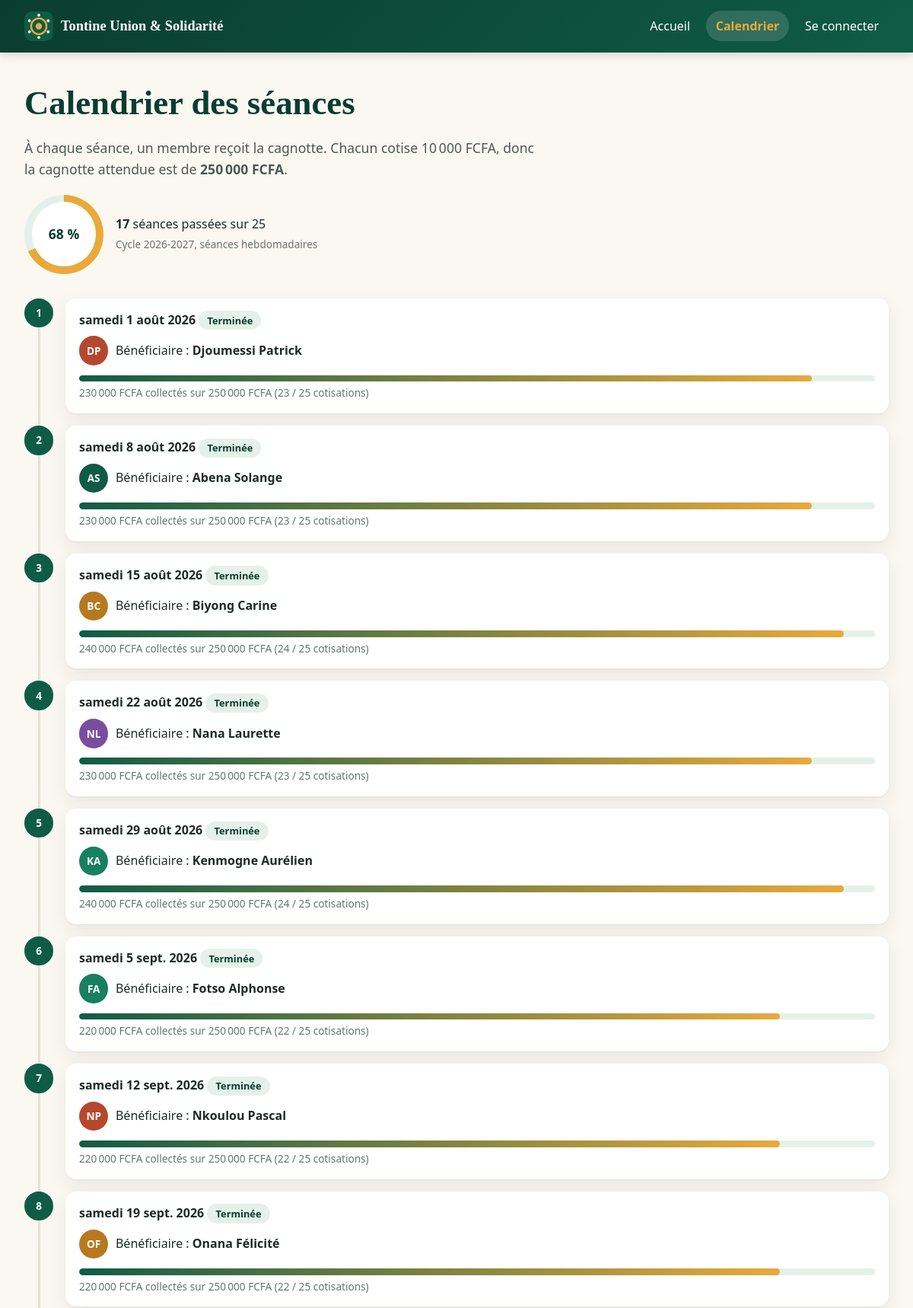
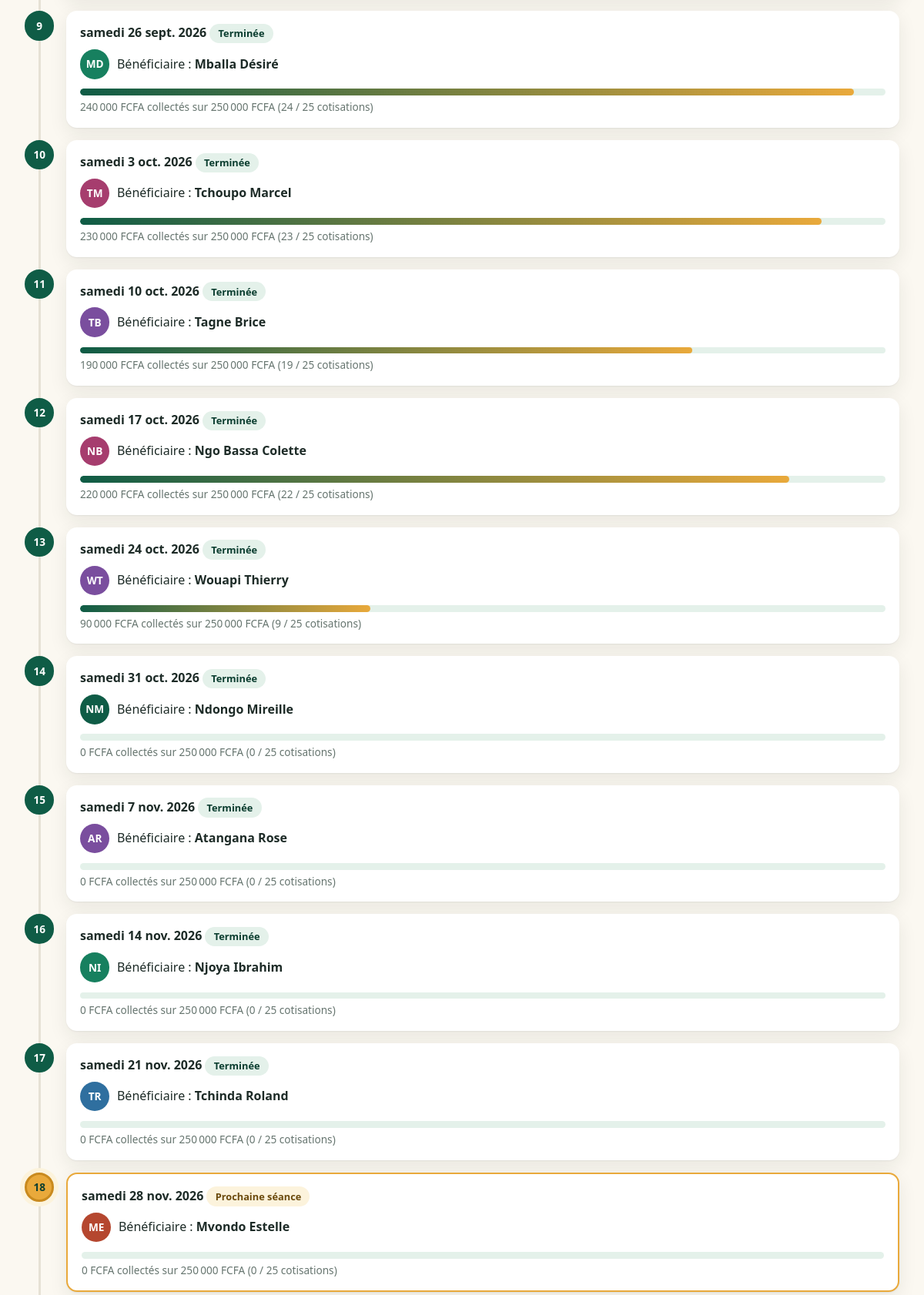
The app's page /calendrier (upper part) with its own data (2 pictures, top to bottom).
### tables this page shows
CREATE TABLE cycles (
    id INTEGER PRIMARY KEY AUTOINCREMENT,
    nom TEXT NOT NULL,
    montant_cotisation INTEGER NOT NULL CHECK (montant_cotisation > 0),
    periodicite TEXT NOT NULL CHECK (periodicite IN ('hebdomadaire', 'mensuelle')),
    date_debut TEXT NOT NULL
);

CREATE TABLE seances (
    id INTEGER PRIMARY KEY AUTOINCREMENT,
    cycle_id INTEGER NOT NULL REFERENCES cycles(id) ON DELETE CASCADE,
    numero INTEGER NOT NULL CHECK (numero >= 1),
    date TEXT NOT NULL,
    beneficiaire_id INTEGER REFERENCES membres(id),
    montant_total INTEGER NOT NULL DEFAULT 0 CHECK (montant_total >= 0),
    UNIQUE (cycle_id, numero),
    UNIQUE (cycle_id, beneficiaire_id)
);

CREATE TABLE membres (
    id INTEGER PRIMARY KEY AUTOINCREMENT,
    nom TEXT NOT NULL CHECK (length(nom) >= 3),
    telephone TEXT NOT NULL UNIQUE
        CHECK (telephone GLOB '6[0-9][0-9][0-9][0-9][0-9][0-9][0-9][0-9]'),
    date_adhesion TEXT NOT NULL,
    empreinte TEXT NOT NULL,
    role TEXT NOT NULL DEFAULT 'membre'
        CHECK (role IN ('membre', 'tresorier', 'president')),
    actif INTEGER NOT NULL DEFAULT 1 CHECK (actif IN (0, 1))
);

### app.py (the view)
@app.route("/calendrier")
def calendrier():
    _, etat = charger_etat()
    return render_template("calendrier.html", etat=etat)

### app.py (called while the page is built, shortened)
def get_db():
    if "db" not in g:
        g.db = sqlite3.connect(BASE)
        g.db.row_factory = sqlite3.Row
        g.db.execute("PRAGMA foreign_keys = ON")
    return g.db

@app.teardown_appcontext
def fermer_db(exception):
    db = g.pop("db", None)
    if db is not None:
        db.close()

@app.template_filter("fcfa")
def filtre_fcfa(valeur):
    return f"{int(valeur or 0):,}".replace(",", "\u202f") + "\u00a0FCFA"

@app.template_filter("date_fr")
def filtre_date(iso, long=False):
    if not iso:
        return "—"
    d = date.fromisoformat(iso)
    court = f"{d.day} {MOIS[d.month - 1]} {d.year}"
    return f"{JOURS[d.weekday()]} {court}" if long else court

@app.template_filter("initiales")
def filtre_initiales(nom):
    mots = [m for m in (nom or "?").split() if m]
    return (mots[0][0] + (mots[1][0] if len(mots) > 1 else "")).upper()

@app.template_filter("couleur")
def filtre_couleur(nom):
    return PALETTE[sum(ord(c) for c in (nom or "")) % len(PALETTE)]

@app.context_processor
def contexte_global():
    u = session.get("utilisateur")
    nb_demandes = 0
    return {
        "association": NOM_ASSOCIATION,
        "utilisateur": u,
        "peut_gerer": bool(u and u["role"] in GESTION),
        "peut_consulter": bool(u and u["role"] in CONSULTATION),
        "MODES": MODES, "MOTIFS": MOTIFS, "ROLES": ROLES,
        "aujourdhui": date.today().isoformat(),
        "nb_demandes": nb_demandes,
    }

@app.before_request
def verifier_csrf():
    if request.method == "POST":
        envoye = request.form.get("csrf_token") or request.headers.get("X-CSRF-Token", "")
        if not envoye or not secrets.compare_digest(envoye, session.get("csrf", "")):
            abort(400)

@app.after_request
def entetes_securite(reponse):
    reponse.headers["X-Content-Type-Options"] = "nosniff"
    reponse.headers["X-Frame-Options"] = "SAMEORIGIN"
    reponse.headers["Referrer-Policy"] = "same-origin"
    return reponse

def cycle_courant(db):
    return db.execute(
        "SELECT * FROM cycles ORDER BY date_debut DESC, id DESC LIMIT 1").fetchone()

def charger_etat():
    db = get_db()
    cycle = cycle_courant(db)
    if cycle is None:
        abort(503)
    return db, etat_cycle(db, cycle)

### templates/calendrier.html (shortened to what this page needs)
{% extends "base.html" %}
{% from "macros.html" import avatar %}
{% block contenu %}
<h1>Calendrier des séances</h1>
<p class="lead">À chaque séance, un membre reçoit la cagnotte. Chacun cotise {{ etat.montant|fcfa }},
    donc la cagnotte attendue est de <strong>{{ etat.attendu|fcfa }}</strong>.</p>
<div class="resume-cycle">
    <div class="anneau" style="--p: {{ etat.kpi.progression }}" role="img"
         aria-label="Cycle terminé à {{ etat.kpi.progression }} pour cent">
        <span>{{ etat.kpi.progression }} %</span>
    </div>
    <p><strong>{{ etat.kpi.seances_passees }}</strong> séances passées sur {{ etat.kpi.seances_total }}<br>
       <span class="petit">{{ etat.cycle.nom }}, séances {{ etat.cycle.periodicite }}s</span></p>
</div>
<ol class="chrono">
    {% for s in etat.seances %}
    <li class="seance {{ s.statut }}">
        <span class="pastille">{{ s.numero }}</span>
        <div class="seance-carte">
            <p class="seance-date">
                {{ s.date|date_fr(true) }}
                {% if s.statut == 'prochaine' %}<span class="badge or">Prochaine séance</span>
                {% elif s.passee %}<span class="badge ok">Terminée</span>{% endif %}
            </p>
            {% if s.beneficiaire_nom %}
            <p class="beneficiaire">{{ avatar(s.beneficiaire_nom) }}
                <span>Bénéficiaire : <strong>{{ s.beneficiaire_nom }}</strong></span></p>
            {% else %}
            <p class="beneficiaire a-designer">Bénéficiaire pas encore désigné</p>
            {% endif %}
            <div class="barre" role="img" aria-label="{{ s.taux }} pour cent collectés"><span style="width: {{ s.taux }}%"></span></div>
            <p class="petit">{{ s.collecte|fcfa }} collectés sur {{ s.attendu|fcfa }}
                ({{ s.nb_payes }} / {{ s.nb_attendus }} cotisations)</p>
        </div>
    </li>
    {% endfor %}
</ol>
{% endblock %}

### templates/macros.html
{% macro avatar(nom, classe="") %}<span class="avatar {{ classe }}" style="--c: {{ nom|couleur }}" aria-hidden="true">{{ nom|initiales }}</span>{% endmacro %}

### static/css/style.css (style rules this page uses)
:root { --vert: #0F5C46; --vert-fonce: #0A3D2F; --vert-clair: #E4F1EA; --or: #E9A93B; --or-fonce: #C98A1E; --or-clair: #FCF3DC; --terre: #B5472F; --terre-clair: #FBE6E1; --creme: #FBF8F1; --encre: #1D2B27; --ligne: #E6E1D5; --rayon: 14px; --ombre: 0 1px 2px rgba(20, 40, 30, .06), 0 8px 24px rgba(20, 40, 30, .08); }
*, *::before, *::after { box-sizing: border-box; }
body { margin: 0; min-height: 100vh; display: flex; flex-direction: column; font-family: system-ui, -apple-system, "Segoe UI", Roboto, Arial, sans-serif; line-height: 1.6; color: var(--encre); background: var(--creme); }
h1, h2, h3 { font-family: Georgia, "Times New Roman", serif; color: var(--vert-fonce); line-height: 1.2; }
h1 { font-size: 1.9rem; margin: .5rem 0 1rem; }
@media (min-width: 768px) { h1 { font-size: 2.4rem; } }
@media (min-width: 992px) { h1 { font-size: 2.8rem; } }
.lead { font-size: 1.1rem; color: #4A5A54; max-width: 42rem; }
.petit { margin: .25rem 0 0; font-size: .85rem; color: #66756F; }
.avatar { flex: none; display: inline-grid; place-items: center; width: 2.4rem; height: 2.4rem; border-radius: 50%; background: var(--c, var(--vert)); color: #fff; font-size: .85rem; font-weight: 700; }
.badge { display: inline-block; padding: .15rem .7rem; border-radius: 999px; font-size: .8rem; font-weight: 600; background: #EEE; color: #444; }
.badge.ok { background: var(--vert-clair); color: var(--vert-fonce); }
.badge.or { background: var(--or-clair); color: #6B4A0C; }
.barre { height: .55rem; border-radius: 999px; background: var(--vert-clair); overflow: hidden; }
.barre > span { display: block; height: 100%; border-radius: 999px; background: linear-gradient(90deg, var(--vert), var(--or)); }
.anneau { --p: 0; position: relative; flex: none; display: grid; place-items: center; width: 6.5rem; aspect-ratio: 1; border-radius: 50%; background: conic-gradient(var(--or) calc(var(--p) * 1%), var(--vert-clair) 0); }
.anneau::before { content: ""; position: absolute; inset: .6rem; border-radius: 50%; background: #fff; }
.anneau span { position: relative; font-size: 1.1rem; font-weight: 700; color: var(--vert-fonce); }
.resume-cycle { display: flex; align-items: center; gap: 1rem; margin: 1.2rem 0 2rem; }
.resume-cycle p { margin: 0; }
.chrono { position: relative; margin: 0; padding: 0; list-style: none; }
.chrono::before { content: ""; position: absolute; top: .5rem; bottom: .5rem; left: 1.1rem; width: 3px; background: var(--ligne); }
.seance { position: relative; display: flex; gap: 1rem; margin-bottom: 1rem; }
.pastille { z-index: 1; flex: none; display: grid; place-items: center; width: 2.4rem; height: 2.4rem; border: 3px solid var(--ligne); border-radius: 50%; background: #fff; font-size: .85rem; font-weight: 700; }
.seance.passee .pastille { background: var(--vert); border-color: var(--vert); color: #fff; }
.seance.prochaine .pastille { background: var(--or); border-color: var(--or-fonce); color: var(--vert-fonce); box-shadow: 0 0 0 6px var(--or-clair); }
.seance-carte { flex: 1; min-width: 0; padding: 1rem 1.1rem; background: #fff; border-radius: var(--rayon); box-shadow: var(--ombre); }
.seance.prochaine .seance-carte { border: 2px solid var(--or); }
.seance-date { margin: 0 0 .5rem; font-weight: 600; }
.beneficiaire { display: flex; align-items: center; gap: .6rem; margin: .3rem 0 .8rem; }
@media (min-width: 768px) { .chrono::before { left: 1.15rem; } }
html { scroll-behavior: smooth; }
.carte, .kpi, .seance-carte, .carte-connexion, .connexion-visuel { animation: apparition .5s ease both; }

### records on screen
cycles: montant|fcfa "10 000 FCFA", cycle.nom "Cycle 2026-2027", cycle.periodicite "hebdomadaire"
seances: numero "1", date "samedi 1 août 2026", shows "Terminée", beneficiaire_nom "Djoumessi Patrick", {{ s.taux }} 92 (drawn), collecte|fcfa "230 000 FCFA", attendu|fcfa "250 000 FCFA", nb_payes "23", nb_attendus "25"
membres: nom "DP"
seances: numero "2", date "samedi 8 août 2026", shows "Terminée", beneficiaire_nom "Abena Solange", {{ s.taux }} 92 (drawn), collecte|fcfa "230 000 FCFA", attendu|fcfa "250 000 FCFA", nb_payes "23", nb_attendus "25"
membres: nom "AS"
seances: numero "3", date "samedi 15 août 2026", shows "Terminée", beneficiaire_nom "Biyong Carine", {{ s.taux }} 96 (drawn), collecte|fcfa "240 000 FCFA", attendu|fcfa "250 000 FCFA", nb_payes "24", nb_attendus "25"
membres: nom "BC"
seances: numero "4", date "samedi 22 août 2026", shows "Terminée", beneficiaire_nom "Nana Laurette", {{ s.taux }} 92 (drawn), collecte|fcfa "230 000 FCFA", attendu|fcfa "250 000 FCFA", nb_payes "23", nb_attendus "25"
membres: nom "NL"
seances: numero "5", date "samedi 29 août 2026", shows "Terminée", beneficiaire_nom "Kenmogne Aurélien", {{ s.taux }} 96 (drawn), collecte|fcfa "240 000 FCFA", attendu|fcfa "250 000 FCFA", nb_payes "24", nb_attendus "25"
membres: nom "KA"
seances: numero "6", date "samedi 5 sept. 2026", shows "Terminée", beneficiaire_nom "Fotso Alphonse", {{ s.taux }} 88 (drawn), collecte|fcfa "220 000 FCFA", attendu|fcfa "250 000 FCFA", nb_payes "22", nb_attendus "25"
membres: nom "FA"
seances: numero "7", date "samedi 12 sept. 2026", shows "Terminée", beneficiaire_nom "Nkoulou Pascal", {{ s.taux }} 88 (drawn), collecte|fcfa "220 000 FCFA", attendu|fcfa "250 000 FCFA", nb_payes "22", nb_attendus "25"
membres: nom "NP"
seances: numero "8", date "samedi 19 sept. 2026", shows "Terminée", beneficiaire_nom "Onana Félicité", {{ s.taux }} 88 (drawn), collecte|fcfa "220 000 FCFA", attendu|fcfa "250 000 FCFA", nb_payes "22", nb_attendus "25"
membres: nom "OF"
seances: numero "9", date "samedi 26 sept. 2026", shows "Terminée", beneficiaire_nom "Mballa Désiré", {{ s.taux }} 96 (drawn), collecte|fcfa "240 000 FCFA", attendu|fcfa "250 000 FCFA", nb_payes "24", nb_attendus "25"
membres: nom "MD"
seances: numero "10", date "samedi 3 oct. 2026", shows "Terminée", beneficiaire_nom "Tchoupo Marcel", {{ s.taux }} 92 (drawn), collecte|fcfa "230 000 FCFA", attendu|fcfa "250 000 FCFA", nb_payes "23", nb_attendus "25"
membres: nom "TM"
seances: numero "11", date "samedi 10 oct. 2026", shows "Terminée", beneficiaire_nom "Tagne Brice", {{ s.taux }} 76 (drawn), collecte|fcfa "190 000 FCFA", attendu|fcfa "250 000 FCFA", nb_payes "19", nb_attendus "25"
membres: nom "TB"
seances: numero "12", date "samedi 17 oct. 2026", shows "Terminée", beneficiaire_nom "Ngo Bassa Colette", {{ s.taux }} 88 (drawn), collecte|fcfa "220 000 FCFA", attendu|fcfa "250 000 FCFA", nb_payes "22", nb_attendus "25"
membres: nom "NB"
seances: numero "13", date "samedi 24 oct. 2026", shows "Terminée", beneficiaire_nom "Wouapi Thierry", {{ s.taux }} 36 (drawn), collecte|fcfa "90 000 FCFA", attendu|fcfa "250 000 FCFA", nb_payes "9", nb_attendus "25"
membres: nom "WT"
seances: numero "14", date "samedi 31 oct. 2026", shows "Terminée", beneficiaire_nom "Ndongo Mireille", collecte|fcfa "0 FCFA", attendu|fcfa "250 000 FCFA", nb_payes "0", nb_attendus "25"
membres: nom "NM"
seances: numero "15", date "samedi 7 nov. 2026", shows "Terminée", beneficiaire_nom "Atangana Rose", collecte|fcfa "0 FCFA", attendu|fcfa "250 000 FCFA", nb_payes "0", nb_attendus "25"
membres: nom "AR"
seances: numero "16", date "samedi 14 nov. 2026", shows "Terminée", beneficiaire_nom "Njoya Ibrahim", collecte|fcfa "0 FCFA", attendu|fcfa "250 000 FCFA", nb_payes "0", nb_attendus "25"
membres: nom "NI"
seances: numero "17", date "samedi 21 nov. 2026", shows "Terminée", beneficiaire_nom "Tchinda Roland", collecte|fcfa "0 FCFA", attendu|fcfa "250 000 FCFA", nb_payes "0", nb_attendus "25"
membres: nom "TR"
seances: numero "18", date "samedi 28 nov. 2026", shows "Prochaine séance", beneficiaire_nom "Mvondo Estelle", collecte|fcfa "0 FCFA", attendu|fcfa "250 000 FCFA", nb_payes "0", nb_attendus "25"
membres: nom "ME"

### other values on screen
{{ association }} "Tontine Union & Solidarité"
{{ etat.attendu|fcfa }} "250 000 FCFA"
{{ etat.kpi.progression }} "68"
{{ etat.kpi.seances_passees }} "17"
{{ etat.kpi.seances_total }} "25"
